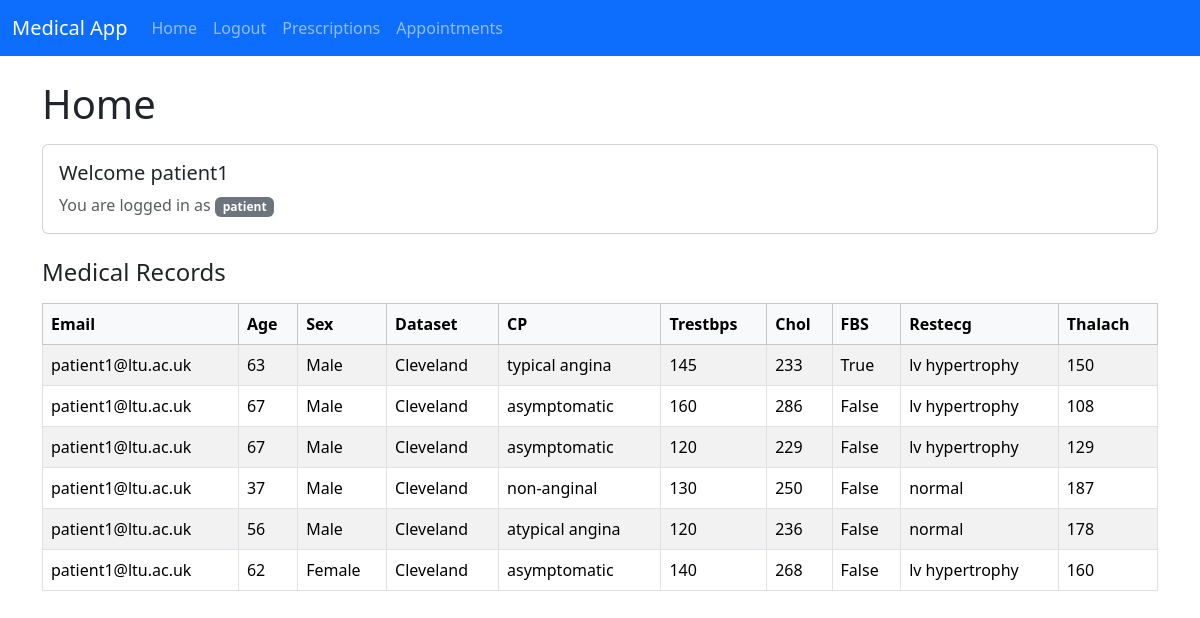
The app's page / (signed in) with its own data.
### models.py (models this page shows)
class User(UserMixin, db.Model):
  id: Mapped[int] = mapped_column(primary_key=True)
  username: Mapped[str] = mapped_column(nullable=False)
  email: Mapped[str] = mapped_column(String(128) , nullable=False , unique=True)
  password: Mapped[str] = mapped_column(String(255), nullable=False)
  role_id : Mapped[int] = mapped_column(ForeignKey("role.id"))
  role: Mapped["Role"] = relationship("Role", back_populates="users")
  medical_records: Mapped[List["MedicalRecord"]] = relationship("MedicalRecord", back_populates="user")

class Role(db.Model):
  id: Mapped[int] = mapped_column(primary_key=True)
  name: Mapped[str] = mapped_column(nullable=False)
  users: Mapped[List["User"]] = relationship("User", back_populates="role")

class MedicalRecord(db.Model):
  id: Mapped[int] = mapped_column(primary_key=True)
  age: Mapped[int] = mapped_column(nullable=False)
  sex: Mapped[str] = mapped_column(nullable=False)
  dataset: Mapped[str] = mapped_column(nullable=False)
  cp: Mapped[str] = mapped_column(nullable=False)
  trestbps: Mapped[int] = mapped_column(nullable=True)
  chol: Mapped[int] = mapped_column(nullable=True)
  fbs: Mapped[bool] = mapped_column(nullable=True)
  restecg: Mapped[str] = mapped_column(nullable=True)
  thalach: Mapped[int] = mapped_column(nullable=True)
  user_id: Mapped[int] = mapped_column(ForeignKey("user.id"))
  user: Mapped["User"] = relationship("User", back_populates="medical_records")

### main.py (the view)
@app.route("/" , methods=["GET"])
@login_required
def home():
    if current_user.role.name == "patient":
        medical_records = db.session.scalars(select(MedicalRecord).where(MedicalRecord.user_id == current_user.id)).all()
        return render_template('home.html' , medical_records=medical_records)
    medical_records = db.session.scalars(select(MedicalRecord)).all()
    return render_template('home.html' , medical_records=medical_records)

### main.py (called while the page is built)
@login_manager.user_loader
def load_user(user_id):
    if user_id is None:
        return None
    try:
        return db.session.get(User, int(user_id))
    except (ValueError, TypeError):
        return None

### templates/home.html (shortened to what this page needs)
{% extends 'base.html' %}
{% block body %}
<h1 class="mb-3">Home</h1>
<div class="card mb-4">
    <div class="card-body">
        <h5 class="card-title">Welcome {{ current_user.username }}</h5>
        <p class="card-text text-muted mb-0">You are logged in as <span class="badge bg-secondary">{{ current_user.role.name }}</span></p>
    </div>
</div>
<h2 class="h4 mb-3">Medical Records</h2>
<div class="table-responsive">
    <table class="table table-striped table-hover table-bordered">
        <thead class="table-light">
            <tr>
                <th>Email</th>
                <th>Age</th>
                <th>Sex</th>
                <th>Dataset</th>
                <th>CP</th>
                <th>Trestbps</th>
                <th>Chol</th>
                <th>FBS</th>
                <th>Restecg</th>
                <th>Thalach</th>
            </tr>
        </thead>
        <tbody>
            {% for medical_record in medical_records %}
            <tr>
                <td>{{ medical_record.user.email }}</td>
                <td>{{ medical_record.age }}</td>
                <td>{{ medical_record.sex }}</td>
                <td>{{ medical_record.dataset }}</td>
                <td>{{ medical_record.cp }}</td>
                <td>{{ medical_record.trestbps }}</td>
                <td>{{ medical_record.chol }}</td>
                <td>{{ medical_record.fbs }}</td>
                <td>{{ medical_record.restecg }}</td>
                <td>{{ medical_record.thalach }}</td>
            </tr>
            {% endfor %}
        </tbody>
    </table>
</div>
{% endblock %}

### records on screen
User: username "patient1"
Role: role.name "patient"
MedicalRecord: user.email "patient1@ltu.ac.uk", age "63", sex "Male", dataset "Cleveland", cp "typical angina", trestbps "145", chol "233", fbs "True", restecg "lv hypertrophy", thalach "150"
MedicalRecord: user.email "patient1@ltu.ac.uk", age "67", sex "Male", dataset "Cleveland", cp "asymptomatic", trestbps "160", chol "286", fbs "False", restecg "lv hypertrophy", thalach "108"
MedicalRecord: user.email "patient1@ltu.ac.uk", age "67", sex "Male", dataset "Cleveland", cp "asymptomatic", trestbps "120", chol "229", fbs "False", restecg "lv hypertrophy", thalach "129"
MedicalRecord: user.email "patient1@ltu.ac.uk", age "37", sex "Male", dataset "Cleveland", cp "non-anginal", trestbps "130", chol "250", fbs "False", restecg "normal", thalach "187"
MedicalRecord: user.email "patient1@ltu.ac.uk", age "56", sex "Male", dataset "Cleveland", cp "atypical angina", trestbps "120", chol "236", fbs "False", restecg "normal", thalach "178"
MedicalRecord: user.email "patient1@ltu.ac.uk", age "62", sex "Female", dataset "Cleveland", cp "asymptomatic", trestbps "140", chol "268", fbs "False", restecg "lv hypertrophy", thalach "160"
